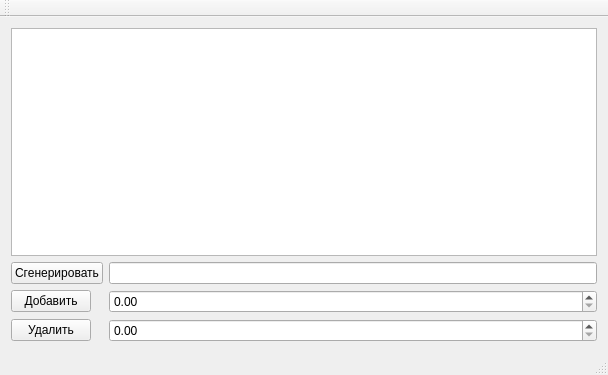
<?xml version="1.0" encoding="UTF-8"?>
<ui version="4.0">
 <class>MainWindow</class>
 <widget class="QMainWindow" name="MainWindow">
  <property name="geometry">
   <rect>
    <x>0</x>
    <y>0</y>
    <width>608</width>
    <height>375</height>
   </rect>
  </property>
  <property name="windowTitle">
   <string>MainWindow</string>
  </property>
  <widget class="QWidget" name="centralWidget">
   <layout class="QFormLayout" name="formLayout">
    <item row="3" column="0">
     <widget class="QPushButton" name="pushButton">
      <property name="text">
       <string>Сгенерировать</string>
      </property>
     </widget>
    </item>
    <item row="3" column="1">
     <widget class="QLineEdit" name="lineEdit"/>
    </item>
    <item row="0" column="0" colspan="2">
     <widget class="QListWidget" name="listWidget"/>
    </item>
    <item row="4" column="0">
     <widget class="QPushButton" name="pushButton_2">
      <property name="text">
       <string>Добавить</string>
      </property>
     </widget>
    </item>
    <item row="5" column="0">
     <widget class="QPushButton" name="pushButton_3">
      <property name="text">
       <string>Удалить</string>
      </property>
     </widget>
    </item>
    <item row="5" column="1">
     <widget class="QDoubleSpinBox" name="doubleSpinBox"/>
    </item>
    <item row="4" column="1">
     <widget class="QDoubleSpinBox" name="doubleSpinBox_2"/>
    </item>
   </layout>
  </widget>
  <widget class="QMenuBar" name="menuBar">
   <property name="geometry">
    <rect>
     <x>0</x>
     <y>0</y>
     <width>608</width>
     <height>20</height>
    </rect>
   </property>
  </widget>
  <widget class="QToolBar" name="mainToolBar">
   <attribute name="toolBarArea">
    <enum>TopToolBarArea</enum>
   </attribute>
   <attribute name="toolBarBreak">
    <bool>false</bool>
   </attribute>
  </widget>
  <widget class="QStatusBar" name="statusBar"/>
 </widget>
 <layoutdefault spacing="6" margin="11"/>
 <resources/>
 <connections/>
</ui>
